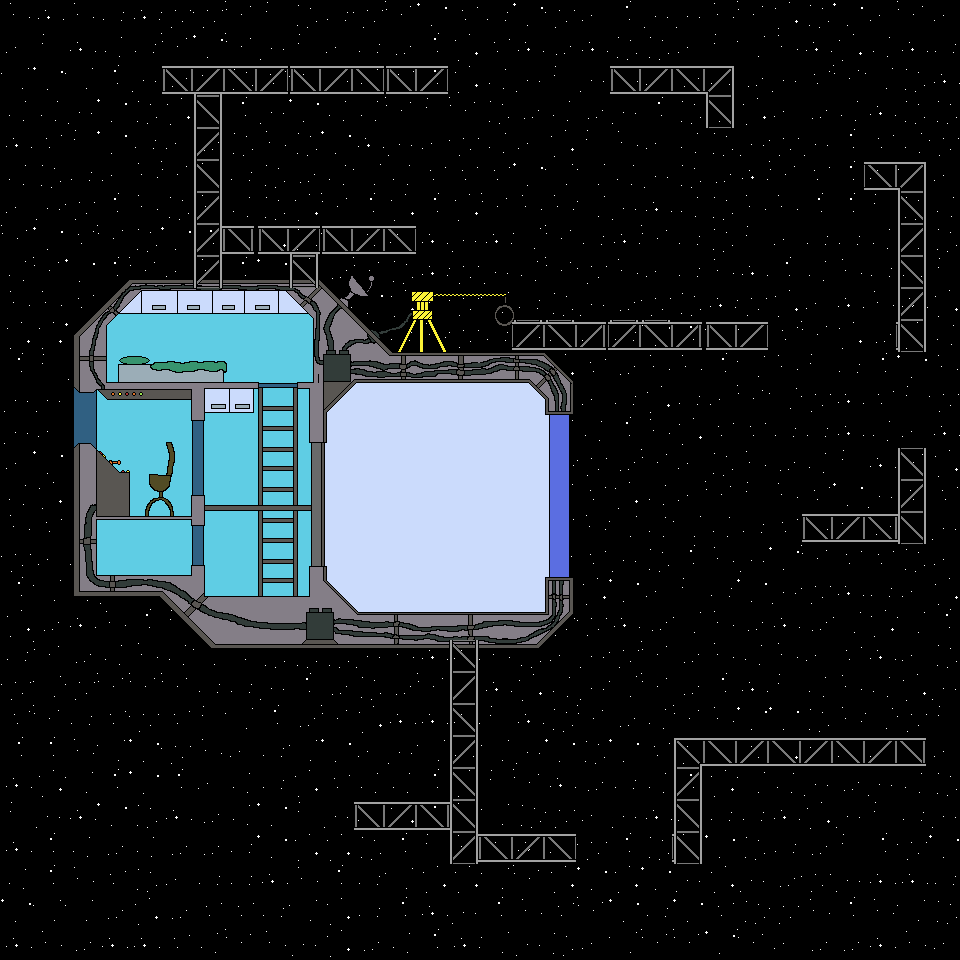

Rendered tile map (Tiled .tmx) drawn with the repository's tilesets; below, a short description and the map source with its tile grids summarised:
An orthogonal 30x30 tile map with 32x32 px tiles, 3 tile layers (Space, Background, Collision), 3 tilesets.

<map version="1.4" tiledversion="1.4.1" orientation="orthogonal" renderorder="right-down" width="30" height="30" tilewidth="32" tileheight="32" infinite="0" nextlayerid="5" nextobjectid="1">
 <tileset firstgid="1" source="SpaceStation.tsx" />
 <tileset firstgid="257" source="space_bg.tsx" />
 <tileset firstgid="273" source="SpaceStation_Sprites.tsx" />
 <layer id="3" name="Space" width="30" height="30">
  <data>[900 cells, 900 non-empty, 16 distinct tile ids]</data>
 </layer>
 <layer id="1" name="Background" width="30" height="30">
  <data>[900 cells, 208 non-empty, 208 distinct tile ids]</data>
 </layer>
 <layer id="2" name="Collision" width="30" height="30">
  <data>[900 cells, 182 non-empty, 125 distinct tile ids]</data>
 </layer>
</map>